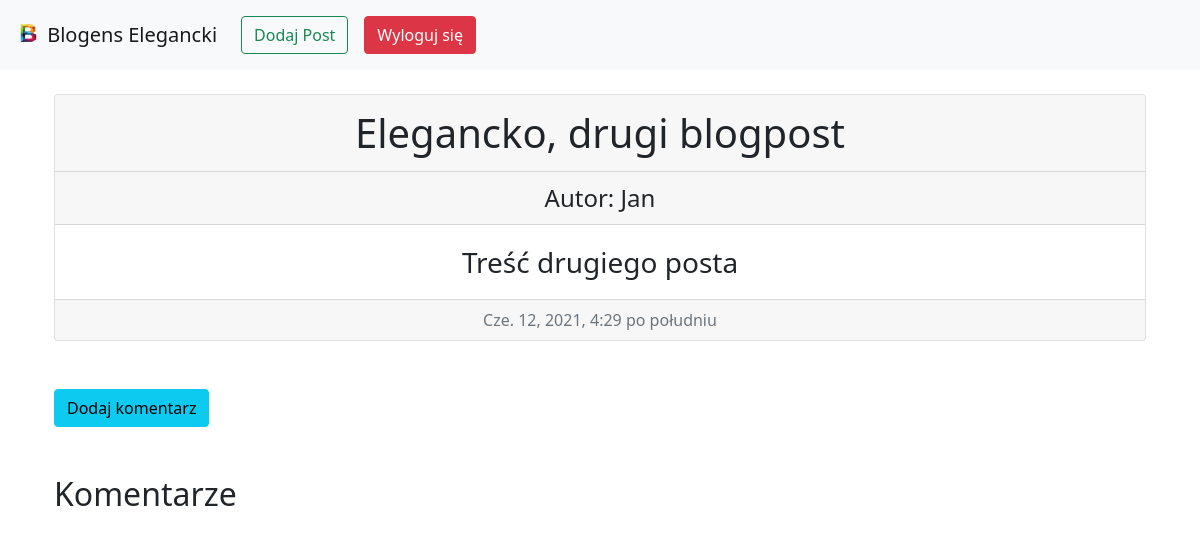
The page /post/33 (signed in) on the database its author committed.
### blog/models.py (models this page shows, shortened)
class Post(models.Model):
    author = models.ForeignKey(User, on_delete=models.CASCADE)
    title = models.CharField(max_length=200)
    text = models.TextField()
    created_date = models.DateTimeField(default=timezone.now)

### blog/views.py (the view)
# urls.py: path('post/<int:pk>', PostDetailView.as_view(), name="post_detail"),
class PostDetailView(DetailView):
    model = Post
    template_name = 'post_detail.html'

### blog/templates/post_detail.html (shortened to what this page needs)
{% extends 'index.html' %}
{% load static %}
{% block content %}
    {% if user.is_authenticated %}
        <div class="container-sm mt-4">
            <div class="card text-center">
                <div class="card-header fs-1">
                    {{ post.title }}
                </div>
                <div class="card-header fs-4">
                    Autor: {{ post.author }}
                </div>
                <div class="card-body">
                    <p class="card-text fs-3">
                        {{ post.text }}
                    </p>
                </div>
                <div class="card-footer text-muted">
                    {{ post.created_date }}
                </div>
            </div>
            <a href="{% url 'comment_add' post.pk %}"><button type="button" class="btn btn-info mt-5">Dodaj komentarz</button></a>
        <h2 class="mt-5 mb-3">Komentarze</h2>
        </div>
    {% else %}
        <h1 class="position-absolute top-50 start-50 translate-middle">Zaloguj się aby móc korzytać z aplikacji</h1>
    {% endif %}
{% endblock %}

### rows shown on the page
Post: title "Elegancko, drugi blogpost", author "Jan", text "Treść drugiego posta", created_date "Cze. 12, 2021, 4:29 po południu"
